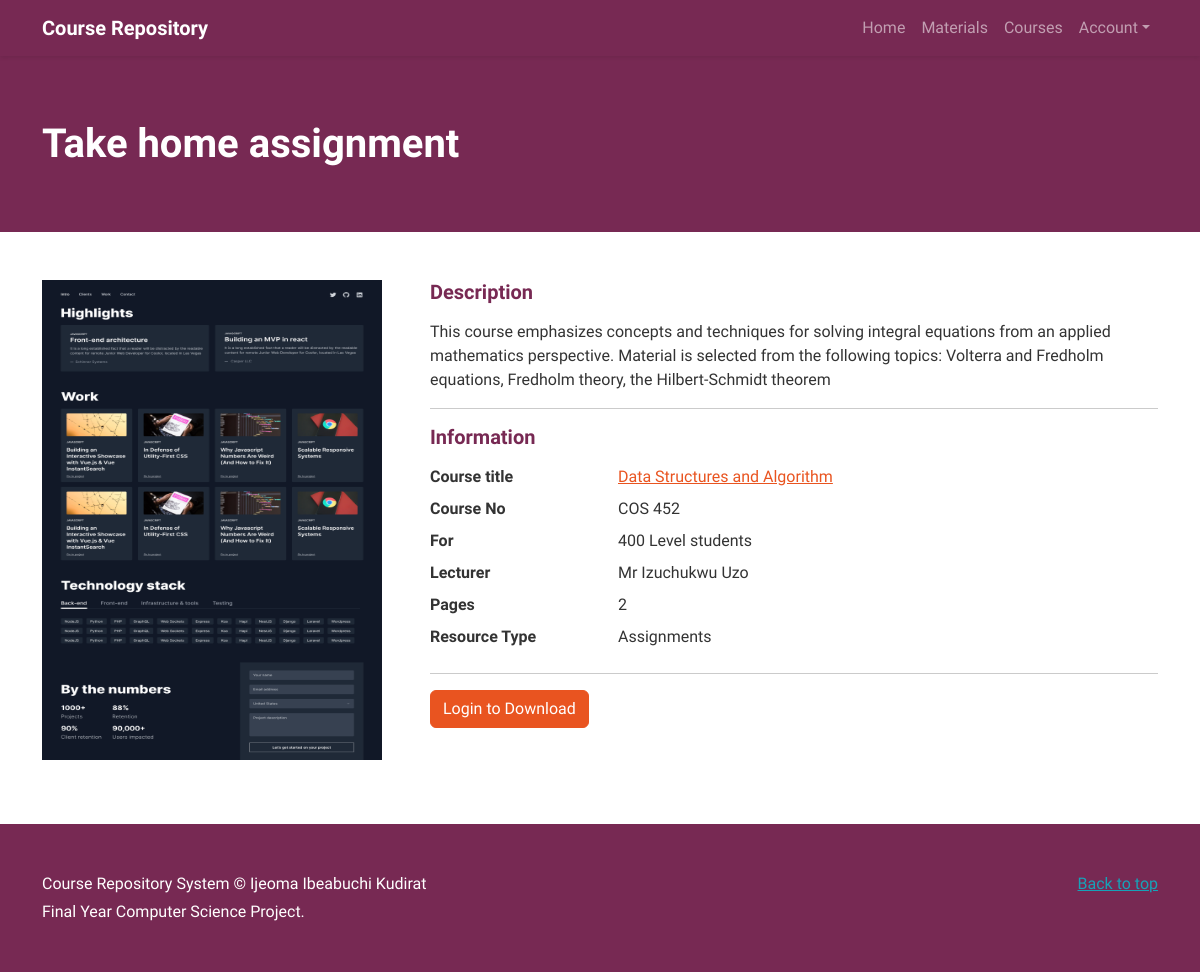
Screenshot of /materials/take-home-assignment/ with the database file from the repository.
### repository/models.py (models this page shows, shortened)
class Material(models.Model):
    name = models.CharField(max_length=100)
    lecturer = models.CharField(max_length=50)
    slug = models.SlugField(max_length=100, unique=True)
    course = models.ForeignKey(Course, on_delete=models.CASCADE)
    description = models.TextField()
    image = models.ImageField(upload_to='images')
    document = models.FileField(upload_to='materials')
    resource_type = models.ForeignKey(ResourceType, on_delete=models.PROTECT)
    pages = models.PositiveSmallIntegerField()
    user_library = models.ManyToManyField(
        settings.AUTH_USER_MODEL, related_name='user_materials', blank=True)
    created = models.DateTimeField(auto_now_add=True)
    updated = models.DateTimeField(auto_now=True)
    class Meta:
        ordering = ['name']
    def get_absolute_url(self):
        return reverse('course_material', kwargs={'slug': self.slug})

class Course(models.Model):
    title = models.CharField(max_length=100)
    slug = models.SlugField(max_length=100, unique=True)
    code = models.CharField(max_length=10)
    level = models.ForeignKey(Level, on_delete=models.CASCADE)
    class Meta:
        ordering = ['title']
    def get_absolute_url(self):
        return reverse('course_detail', kwargs={'slug': self.slug})
    def __str__(self):
        return self.title

class Level(models.Model):
    year = models.CharField(max_length=10)
    slug = models.SlugField(max_length=10, unique=True)
    def __str__(self):
        return self.year

class ResourceType(models.Model):
    name = models.CharField(max_length=20, unique=True)
    slug = models.SlugField(max_length=20, unique=True)
    created = models.DateTimeField(auto_now_add=True)
    updated = models.DateTimeField(auto_now=True)
    def __str__(self):
        return self.name

### repository/views.py (the view)
# urls.py: path('materials/<slug:slug>/', views.course_material, name='course_material'),
def course_material(request, slug):
    material = get_object_or_404(Material, slug=slug)
    added_to_library = bool
    if material.user_library.filter(id=request.user.id).exists():
        added_to_library = True
    template_name = 'course_material.html'
    context = {
        'material': material,
        'added_to_library': added_to_library,
    }
    return render(request, template_name, context)

### templates/course_material.html (shortened to what this page needs)
{% extends "base.html" %}
{% block content %}
<section class="py-3 bg-dark">
    <div class="container my-5">
        <div class="text-white">
            <h1 class="fw-bolder">{{ material.name }}</h1>
        </div>
    </div>
</section>
<section class="py-5">
    <div class="container">
        <div class="row gx-5">
            <div class="col-lg-4 mb-3">
                <img class="w-100" height="480px" src="{{ material.image.url }}">
            </div>
            <div class="col-lg-8">
                <h5 class="fw-bold text-dark">Description</h5>
                <p>{{ material.description|linebreaks }}</p>
                <hr>
                <h5 class="fw-bold mb-3 text-dark">Information</h5>
                <dl class="row">
                    <dt class="col-3">Course title</dt>
                    <dd class="col-9"><a href="{{ material.course.get_absolute_url }}">{{ material.course }}</a></dd>
                    <dt class="col-3">Course No</dt>
                    <dd class="col-9">{{ material.course.code }}</dd>
                    <dt class="col-3">For</dt>
                    <dd class="col-9">{{ material.course.level }} students</dd>
                    <dt class="col-3">Lecturer</dt>
                    <dd class="col-9">{{ material.lecturer }}</dd>
                    <dt class="col-3">Pages</dt>
                    <dd class="col-9">{{ material.pages }}</dd>
                    <dt class="col-3">Resource Type</dt>
                    <dd class="col-9">{{ material.resource_type }}</dd>
                </dl>
                <hr>
                {% if request.user.is_authenticated %}
                    <a href="{{ material.document.url }}" target="_blank" class="btn btn-info" download> Download </a>
                    {% if added_to_library %}
                        <a href="{% url 'add_to_library' material.id %}" class="btn btn-danger">Remove from library</a>
                    {% else %}
                        <a href="{% url 'add_to_library' material.id %}" class="btn btn-success">Add to library</a>
                    {% endif %}
                {% else %}
                    <a href="{% url 'account:login' %}?next={{ material.get_absolute_url }}" class="btn btn-primary">Login to Download</a>
                {% endif %}
            </div>
        </div>
    </div>
</section>
{% endblock %}

### templates/base.html (style rules this page uses)
:root { --avatar-size: 3rem; }

### rows the page displays
Material: name "Take home assignment", image (picture), description "This course emphasizes concepts and techniques for solving integral equations from an applied mathematics perspective. Material is selected from the following topics: Volterra and Fredholm equations, Fredholm theory, the Hilbert-Schmidt theorem", course "Data Structures and Algorithm", course.code "COS 452", course.level "400 Level", lecturer "Mr Izuchukwu Uzo", pages "2", resource_type "Assignments"
